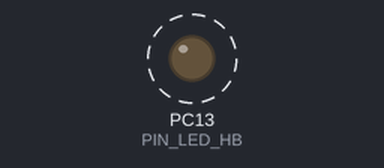
A sketch run on a simulated STM32 Blue Pill. Parts: output pins drawn as LEDs (lit = HIGH). Dashed ring = blinking. No radio packets arrive unless stated; pins used as bus, display or sensor lines are not drawn; what the sketch prints to the serial monitor is not drawn.

Above: at 2.5 s.
Timing chart, 0 to 5.3 s (numbered marks = the images above):
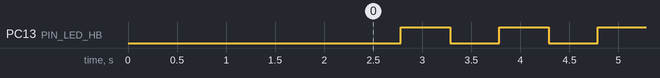

The sketch:

06_nrf24_alone_test.ino
```cpp
/*
 * ===============================================================================
 * CYBERROVER X5 — STAGE 6: NRF24L01+PA+LNA STANDALONE BENCH TEST
 * ===============================================================================
 * Lead Architect: Veer Pratap Saw (Veer) | Class 10 Student, Katras / Ramgarh
 *
 * Hardware: NRF24L01+PA+LNA 2.4 GHz Transceiver on Native SPI1
 * Pins on STM32 Blue Pill Carrier (Left Header, Pins 10-12 & 15-16):
 *   - PA5  (Pin 10) ---> NRF SCK   (Hardware SPI1 Clock)
 *   - PA6  (Pin 11) ---> NRF MISO  (Hardware SPI1 Master In Slave Out)
 *   - PA7  (Pin 12) ---> NRF MOSI  (Hardware SPI1 Master Out Slave In)
 *   - PB10 (Pin 15) ---> NRF CE    (Chip Enable: RX/TX mode control)
 *   - PB11 (Pin 16) ---> NRF CSN   (Chip Select Not: SPI bus select)
 *   - VCC           ---> 3.3V rail (Must have 10uF-100uF capacitor nearby)
 *   - GND           ---> Perfboard Ground rail
 *
 * How This Sketch Tests the NRF24 Alone:
 *   1. Hardware SPI1 Link Probe: Direct low-level register probe (Expected: 0x0E).
 *   2. Silicon Verification: Confirms Nordic nRF24L01+ silicon response.
 *   3. Register Read/Write Integrity: Writes Channel 108 & 250kbps; reads back to verify.
 *   4. Ambient RF Wave Sniffer: Tests RF receiver frontend for carrier wave activity.
 *   5. Real-Time Packet Beacon: Transmits live RF packets every 500ms:
 *      - If Partner RX is listening: Reports ACK SUCCESS!
 *      - If Partner RX is OFF: Confirms packet transmitted into the air (MAX_RT retries).
 * ===============================================================================
 */

#include <Arduino.h>
#include <SPI.h>
#include <RF24.h>

// Pin Definitions
#define NRF_SCK_PIN   PA5
#define NRF_MISO_PIN  PA6
#define NRF_MOSI_PIN  PA7
#define NRF_CE_PIN    PB10
#define NRF_CSN_PIN   PB11
#define PIN_LED_HB    PC13

RF24 radio(NRF_CE_PIN, NRF_CSN_PIN);

// Radio Configuration Constants
const uint8_t RF_CHANNEL = 108;               // 2.508 GHz (Above Wi-Fi channels 1-13)
const uint64_t TX_PIPE   = 0xE8E8F0F0E1LL;    // Default CyberRover X5 Link Address

// Direct Low-Level SPI Probe: Reads NRF24 STATUS register without library overhead
uint8_t pingNRF_Status() {
  SPI.beginTransaction(SPISettings(2000000, MSBFIRST, SPI_MODE0));
  digitalWrite(NRF_CSN_PIN, LOW);
  delayMicroseconds(10);
  uint8_t status = SPI.transfer(0xFF); // NOP instruction
  delayMicroseconds(10);
  digitalWrite(NRF_CSN_PIN, HIGH);
  SPI.endTransaction();
  return status;
}

// Low-Level Read Register Helper
uint8_t readRegister(uint8_t reg) {
  SPI.beginTransaction(SPISettings(2000000, MSBFIRST, SPI_MODE0));
  digitalWrite(NRF_CSN_PIN, LOW);
  delayMicroseconds(10);
  SPI.transfer(0x00 | (reg & 0x1F)); // R_REGISTER command
  uint8_t val = SPI.transfer(0x00);
  delayMicroseconds(10);
  digitalWrite(NRF_CSN_PIN, HIGH);
  SPI.endTransaction();
  return val;
}

void printHexByte(uint8_t val) {
  if (val < 0x10) Serial.print("0x0");
  else Serial.print("0x");
  Serial.print(val, HEX);
}

void setup() {
  pinMode(PIN_LED_HB, OUTPUT);
  digitalWrite(PIN_LED_HB, LOW); // LED ON initially

  Serial.begin(115200);
  delay(1200);

  Serial.println();
  Serial.println(F("======================================================="));
  Serial.println(F("  CYBERROVER X5 — STAGE 6: NRF24L01 STANDALONE TEST    "));
  Serial.println(F("  SPI1: SCK=PA5, MISO=PA6, MOSI=PA7, CE=PB10, CSN=PB11 "));
  Serial.println(F("======================================================="));

  // 1. Configure Hardware SPI1
  pinMode(NRF_CE_PIN, OUTPUT);
  pinMode(NRF_CSN_PIN, OUTPUT);
  digitalWrite(NRF_CE_PIN, LOW);
  digitalWrite(NRF_CSN_PIN, HIGH);

  SPI.begin();
  delay(50);

  // 2. Direct SPI Probe
  Serial.print(F("[TEST 1/5] Direct SPI STATUS Register Probe: "));
  uint8_t rawStatus = pingNRF_Status();
  printHexByte(rawStatus);

  if (rawStatus == 0x0E) {
    Serial.println(F(" -> PERFECT! (Silicon Awake, Standby-I Mode)"));
  } else if (rawStatus == 0xFF) {
    Serial.println(F(" -> FAIL: 0xFF (MISO wire floating or Radio Unpowered!)"));
  } else if (rawStatus == 0x00) {
    Serial.println(F(" -> FAIL: 0x00 (Radio Unpowered or MISO shorted to GND!)"));
  } else {
    Serial.println(F(" -> UNKNOWN RESPONSE (Check wiring)"));
  }

  // 3. Initialize RF24 Library
  Serial.print(F("[TEST 2/5] RF24 Library Initialization: "));
  bool beginSuccess = radio.begin();
  bool chipConnected = radio.isChipConnected();

  if (beginSuccess && chipConnected) {
    Serial.println(F("SUCCESS (radio.begin() & isChipConnected() TRUE)"));
  } else {
    Serial.println(F("FAILED (Hardware not communicating with library)"));
  }

  // 4. Register Read/Write Integrity Verification
  Serial.print(F("[TEST 3/5] Register Configuration Integrity: "));
  radio.setChannel(RF_CHANNEL);
  radio.setDataRate(RF24_250KBPS);
  radio.setPALevel(RF24_PA_LOW); // PA_LOW for safe bench testing without power spikes
  radio.setAutoAck(true);
  radio.setRetries(5, 15);       // 1500us delay, 15 retries
  radio.enableDynamicPayloads();
  radio.openWritingPipe(TX_PIPE);
  radio.stopListening();         // Enter Standby-II / TX Mode

  uint8_t readChannel = readRegister(0x05); // RF_CH register
  if (readChannel == RF_CHANNEL) {
    Serial.print(F("PASSED (Channel verified at "));
    Serial.print(readChannel);
    Serial.println(F(")"));
  } else {
    Serial.print(F("MISMATCH! Wrote 108, Read back: "));
    Serial.println(readChannel);
  }

  // 5. Test RF Receiver Frontend / Ambient Carrier Detection
  Serial.print(F("[TEST 4/5] RF Receiver Frontend Sniffer: "));
  radio.startListening();
  delay(20);
  bool carrierDetected = radio.testCarrier();
  radio.stopListening();
  Serial.println(carrierDetected ? F("Carrier Energy Detected in Room (Active RF Frontend)") :
                                  F("RF Channel Clean & Quiet (Frontend Functional)"));

  Serial.println(F("======================================================="));
  Serial.println(F("[TEST 5/5] Live 2.4 GHz Transmission Loop Starting...  "));
  Serial.println(F("Transmitting live beacon packet every 500ms...        "));
  Serial.println(F("NOTE:"));
  Serial.println(F("  - If RX partner is OFF: [TX OK - AIR ONLY] is EXPECTED! (Proves RF transmitted)"));
  Serial.println(F("  - If RX partner is ON : [TX SUCCESS (ACK)] will appear!"));
  Serial.println(F("======================================================="));
  delay(1000);
}

// Packet structure for test beacon
struct TestPacket {
  uint32_t packetSeq;
  uint32_t uptimeMs;
  char signature[12];
};

TestPacket packet = {0, 0, "CYBER_X5_OK"};
bool hbState = false;

void loop() {
  packet.packetSeq++;
  packet.uptimeMs = millis();

  // Toggle PC13 Heartbeat LED
  hbState = !hbState;
  digitalWrite(PIN_LED_HB, hbState ? LOW : HIGH);

  // Read current radio status byte
  uint8_t statusByte = pingNRF_Status();

  Serial.print(F("[PKT #"));
  Serial.print(packet.packetSeq);
  Serial.print(F("] Status: "));
  printHexByte(statusByte);
  Serial.print(F(" | Sending Beacon... "));

  // Transmit 20-byte test packet
  bool txSuccess = radio.write(&packet, sizeof(packet));

  if (txSuccess) {
    Serial.println(F(">>> [TX SUCCESS (ACK RECEIVED!)] <<<"));
  } else {
    // If radio.write() returned false because partner is not on, check if chip is still alive
    if (radio.isChipConnected()) {
      Serial.println(F("[TX OK - AIR TRANSMITTED (No Partner ACK)]"));
    } else {
      Serial.println(F(">>> [SPI BUS ERROR - CHIP DISCONNECTED!] <<<"));
    }
  }

  delay(500); // 2 Hz transmission rate for easy inspection
}
```

Measured:
- by itself, PC13 (PIN_LED_HB): alternates HIGH for 0.50 s and LOW for 0.50 s
